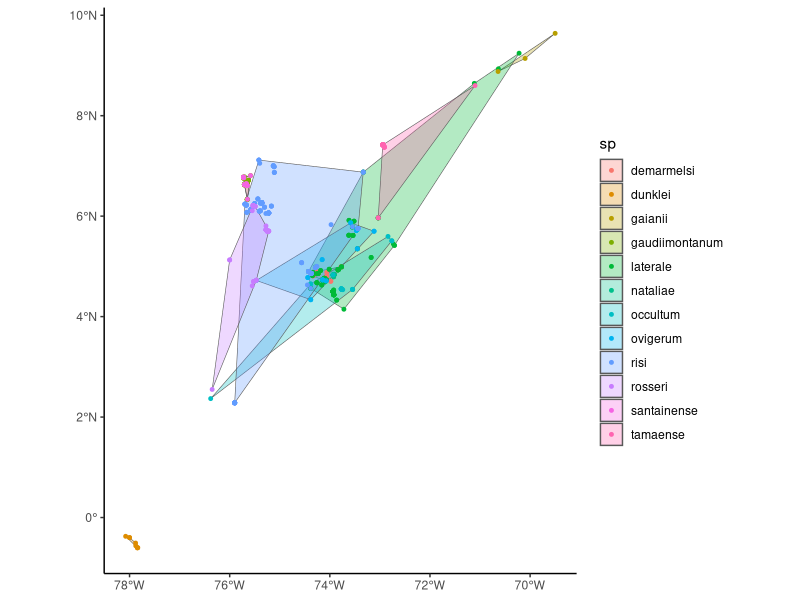

Here is the R script that generated this plot:
#01_polygons.R
#Create by Miguel Stand, 2026 - mstand20@gmail.com

#Load packages
library(sf)
library(dplyr)
library(ggplot2)

#Read occurence data
occ <- read.csv("../data/occurence.csv")

#Convert occ to spatial object
occ_sf <- st_as_sf(occ, coords=c("lon", "lat"), crs=4326)

#Create polygon per species
poligonos_sp <- occ_sf %>%  group_by(sp) %>%
  summarise(geometry=st_union(geometry), .groups="drop") %>%
  mutate(geometry=st_convex_hull(geometry))

#Check the structure
glimpse(poligonos_sp)

#Plot
ggplot() +
  geom_sf(data=poligonos_sp, aes(fill=sp), alpha=0.3) +
  geom_sf(data=occ_sf, aes(color=sp), size=1) +
  theme_classic()

#Export as shapefile
st_write(poligonos_sp, "../data/poligonos_spp.shp", delete_dsn = TRUE)

#Save RData
save.image(file = "01_polygons.RData")
#end :D
